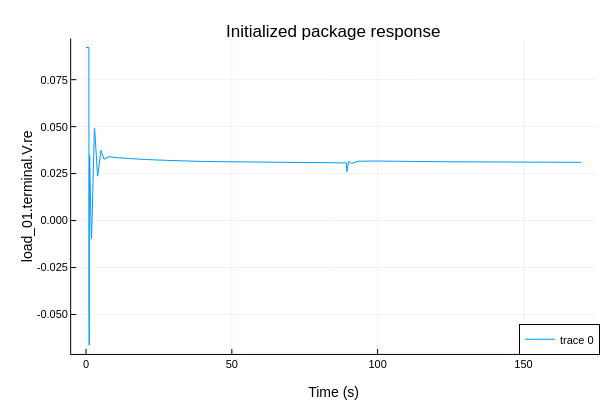

The notebook cell saved with this chart:
### Markdown cell above
## Optional: Plot Simulation Result

The final cell is an optional example of visualizing a variable from the initialized-package simulation result.

### Code cell
using Plots, DataFrames, CSV

# Select a variable to visualize from the initialized simulation.
PLOT_VARIABLE = "load_01.terminal.V.re"

initialized_df = DataFrame(CSV.File(initialized_resultfile; select = ["time", PLOT_VARIABLE]))

plotlyjs()
p = plot(initialized_df[!, "time"], initialized_df[!, PLOT_VARIABLE], label = [PLOT_VARIABLE])
plot!(p, legend = :bottomright, titlefontsize = 12, labelfontsize = 10)
title!(p, "Initialized package response")
xlabel!(p, "Time (s)")
ylabel!(p, PLOT_VARIABLE)

### Figure 1 — Plotly figure (JSON) as saved in the notebook; plotly's stock layout.template omitted (floating-point values rounded to 4 significant figures; data arrays with more than 128 entries replaced by an {"elided": "..."} marker saying what was removed)
{"data": [{"colorbar": {"len": 0.8761, "title": "", "x": 0.9934, "y": 0.5104}, "legendgroup": ["load_01.terminal.V.re"], "line": {"color": "rgba(0, 154, 250, 1.000)", "dash": "solid", "shape": "linear", "width": 1}, "mode": "lines", "name": ["load_01.terminal.V.re"], "showlegend": true, "type": "scatter", "x": {"elided": "17138 float values"}, "xaxis": "x", "y": {"elided": "17138 float values"}, "yaxis": "y"}], "layout": {"annotations": [{"font": {"color": "rgba(0, 0, 0, 1.000)", "family": "sans-serif", "size": 17}, "rotation": 0, "showarrow": false, "text": "Initialized package response", "x": 0.556, "xanchor": "center", "xref": "paper", "y": 1, "yanchor": "top", "yref": "paper"}], "height": 400, "legend": {"bgcolor": "rgba(255, 255, 255, 1.000)", "bordercolor": "rgba(0, 0, 0, 1.000)", "borderwidth": 1, "font": {"color": "rgba(0, 0, 0, 1.000)", "family": "sans-serif", "size": 11}, "title": {"font": {"color": "rgba(0, 0, 0, 1.000)", "family": "sans-serif", "size": 15}, "text": ""}, "tracegroupgap": 0, "traceorder": "normal", "x": 1, "xanchor": "right", "y": 0.07, "yanchor": "bottom"}, "margin": {"b": 20, "l": 0, "r": 0, "t": 20}, "paper_bgcolor": "rgba(255, 255, 255, 1.000)", "plot_bgcolor": "rgba(255, 255, 255, 1.000)", "showlegend": true, "width": 600, "xaxis": {"anchor": "y", "domain": [0.1186, 0.9934], "gridcolor": "rgba(0, 0, 0, 0.100)", "gridwidth": 0.5, "linecolor": "rgba(0, 0, 0, 1.000)", "mirror": false, "range": [-5.094, 174.9], "showgrid": true, "showline": true, "showticklabels": true, "tickangle": 0, "tickcolor": "rgb(0, 0, 0)", "tickfont": {"color": "rgba(0, 0, 0, 1.000)", "family": "sans-serif", "size": 11}, "tickmode": "array", "ticks": "inside", "ticktext": ["0", "50", "100", "150"], "tickvals": [0, 50, 100, 150], "title": "Time (s)", "titlefont": {"color": "rgba(0, 0, 0, 1.000)", "family": "sans-serif", "size": 14}, "type": "-", "visible": true, "zeroline": false, "zerolinecolor": "rgba(0, 0, 0, 1.000)"}, "yaxis": {"anchor": "x", "domain": [0.07234, 0.9485], "gridcolor": "rgba(0, 0, 0, 0.100)", "gridwidth": 0.5, "linecolor": "rgba(0, 0, 0, 1.000)", "mirror": false, "range": [-0.07101, 0.0969], "showgrid": true, "showline": true, "showticklabels": true, "tickangle": 0, "tickcolor": "rgb(0, 0, 0)", "tickfont": {"color": "rgba(0, 0, 0, 1.000)", "family": "sans-serif", "size": 11}, "tickmode": "array", "ticks": "inside", "ticktext": ["-0.050", "-0.025", "0.000", "0.025", "0.050", "0.075"], "tickvals": [-0.05, -0.025, 0, 0.025, 0.05, 0.075], "title": "load_01.terminal.V.re", "titlefont": {"color": "rgba(0, 0, 0, 1.000)", "family": "sans-serif", "size": 14}, "type": "-", "visible": true, "zeroline": false, "zerolinecolor": "rgba(0, 0, 0, 1.000)"}}}
